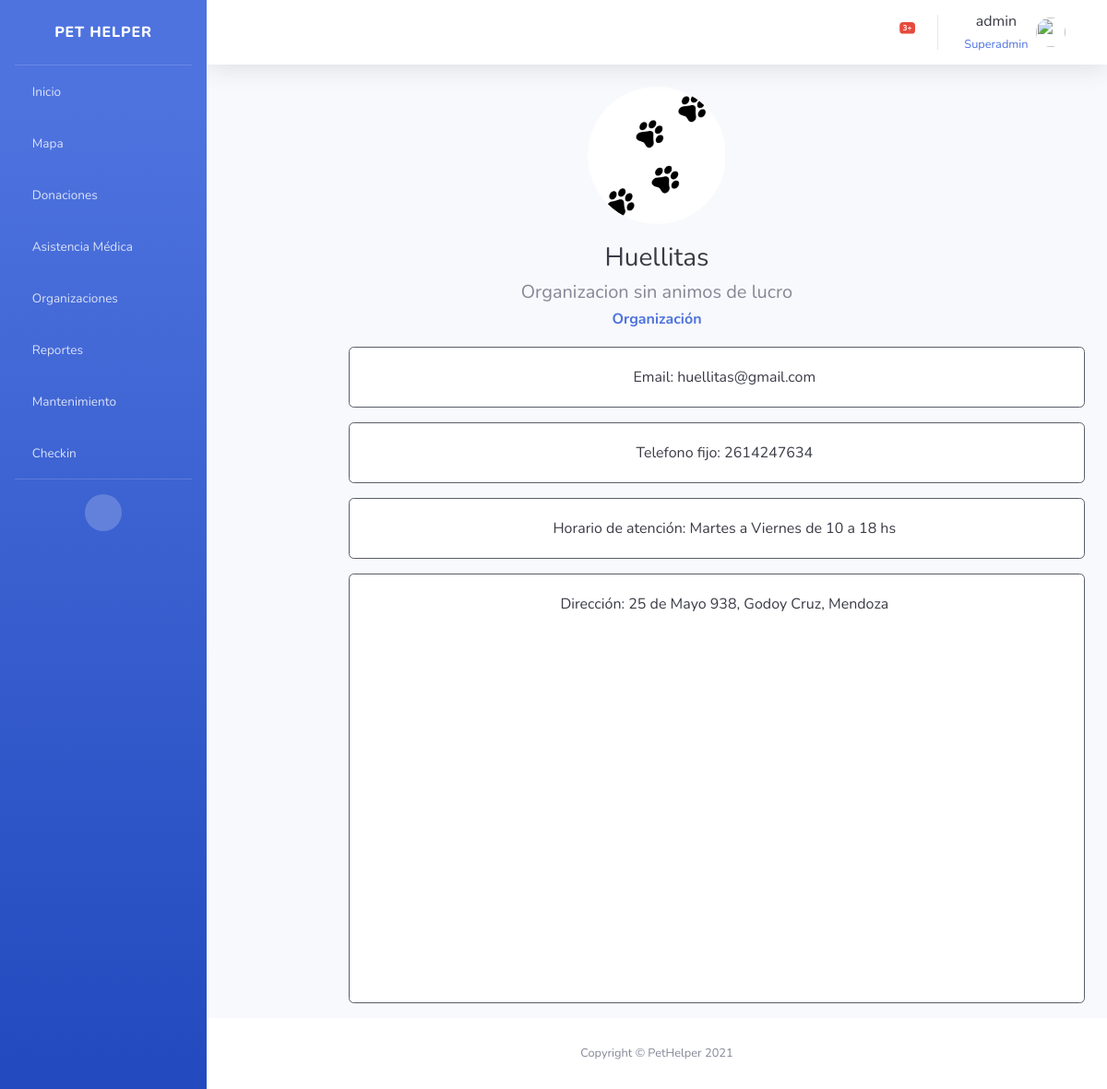
Screenshot of /organizaciones/profile/1 (signed in) with the database file from the repository.
### usuario/models.py (models this page shows, shortened)
class Usuario(AbstractBaseUser, PermissionsMixin):
    email = models.EmailField('Email', unique=True)
    username = models.CharField(max_length=25, unique=True)
    permiso = models.PositiveSmallIntegerField(choices=PERMISOS, null=True, default=1)
    apellido = models.CharField(max_length=25)
    date_joined = models.DateTimeField(default=timezone.now)
    DNI = models.CharField(max_length=8, default="", validators=[dni_regex])
    foto = models.ImageField(upload_to="usuario",blank=True, null=True)
    telefono = models.CharField(max_length=10, null=True, default="", help_text="Ejemplo: 2614247398")
    direccion = models.CharField(max_length=100, blank=True, null=True, help_text="Ejemplo: Maipu 123, Godoy Cruz, Mendoza")
    objects = UserManager()
    is_active = models.BooleanField('active', default=True)
    is_staff = models.BooleanField(default=True)
    USERNAME_FIELD = "email"
    REQUIRED_FIELDS = ["username"]

### organizaciones/models.py (models this page shows)
class Organizacion(ClaseModelo):
    descripcion = models.CharField(max_length=100, null=False)
    logo = models.ImageField(upload_to="organizacion",blank=True, null=True)
    nombre = models.CharField(max_length=100, null=False, default="")
    email = models.EmailField('Email', unique=True, null=False)
    cuit = models.CharField(max_length=11, null=False, default="", unique=True)
    telefono = models.CharField(max_length=11, null=False, default="", unique=True, validators=[phone_regex], help_text="Ejemplo: 2614247398")
    direccion = models.CharField(max_length=50, null=True, help_text="Ejemplo: Maipu 123, Godoy Cruz, Mendoza")
    dia_desde = models.PositiveSmallIntegerField(choices=DIAS, default="1")
    dia_hasta = models.PositiveSmallIntegerField(choices=DIAS, default="5")
    hora_desde = models.PositiveSmallIntegerField(choices=HORAS_DE_DIA_24, default="9")
    hora_hasta = models.PositiveSmallIntegerField(choices=HORAS_DE_DIA_24, default="18")
    class Meta:
        verbose_name_plural = 'organizaciones'

### organizaciones/views.py (the view)
# urls.py: path('organizaciones/profile/<int:pk>', login_required(OrganizacionDetail.as_view()), name='organizaciones_profile'),
class OrganizacionDetail(generic.DetailView):
    model = Organizacion
    template_name = "organizaciones/org_perfil.html"
    context_object_name = "obj"
    login_url = 'bases/login.html'
    def get_context_data(self, **kwargs):
        context = super().get_context_data(**kwargs)
        context['coordenadas'] = Direccion.objects.get(direccion=self.object.direccion)
        return context

### organizaciones/templates/organizaciones/org_perfil.html (shortened to what this page needs)
{% extends 'base/base.html' %} {% block page_content %}
{% load static %}
<div class="container-fluid text-center" style="text-align: center;margin-bottom: 20px;">
            {% if obj.logo %}
            <img class="img-profile rounded-circle" src="{{ obj.logo.url }}" style="width:150px; margin-bottom: 20px;">
            {% else %}
            <img class="img-profile rounded-circle" src="{% static 'base/img/undraw_profile.svg' %}" style="width:100px">
            {% endif %}
    <h1 class="h3 text-gray-900">{{ obj.nombre }}</h1>
    <h5>{{obj.descripcion}}</h5>
    <h6 class="m-0 font-weight-bold text-primary">Organización</h6>
</div>
<div class="container text-center">
    <div class="card border-dark mb-3" style="max-width: 50rem;text-align: center;margin-left: 130px;">
      <div class="card-body text-gray-900">
        <p class="card-text"><i class="fas fa-envelope-open-text"></i> Email: {{ obj.email }} </p>
      </div>
  </div>
  <div class="card border-dark mb-3" style="max-width: 50rem;text-align: center;margin-left: 130px;">
      <div class="card-body text-gray-900">
        <p class="card-text"><i class="fas fa-phone"></i> Telefono fijo: {{ obj.telefono }} </p>
      </div>
  </div>
  <div class="card border-dark mb-3" style="max-width: 50rem;text-align: center;margin-left: 130px;">
      <div class="card-body text-gray-900">
        <p class="card-text"><i class="far fa-clock"></i> Horario de atención: {{obj.get_dia_desde_display}} a {{obj.get_dia_hasta_display}} de {{obj.hora_desde}} a {{obj.hora_hasta}} hs</p>
      </div>
  </div>
  <div class="card border-dark mb-3" style="max-width: 50rem;text-align: center;margin-left: 130px;">
      <div class="card-body text-gray-900">
        <p class="card-text"><i class="fas fa-map-marker-alt"></i> Dirección: {{obj.direccion}} </p>
      </div>
    <div id='map' style='width: 100%; height: 400px;'></div>
  </div>
</div>
{% endblock %}

### templates/base/base.html (shortened to what this page needs)
{% load static %}
<!DOCTYPE html>
<html lang="en">
<head>
    <link href="{% static 'base/vendor/fontawesome-free/css/all.min.css' %}" rel="stylesheet" type="text/css">
    <link href="{% static 'base/css/sb-admin-2.min.css' %}" rel="stylesheet">
    <link href='https://api.mapbox.com/mapbox-gl-js/v2.5.1/mapbox-gl.css' rel='stylesheet' />
    <link rel="stylesheet" type="text/css" href="https://cdn.datatables.net/1.11.3/css/jquery.dataTables.css">
    <link rel="stylesheet" href="https://cdnjs.cloudflare.com/ajax/libs/font-awesome/4.7.0/css/font-awesome.min.css">
    <link href="{% static 'base/css/star.css' %}" rel="stylesheet">
</head>
<body id="page-top" class="bg-gradient-primary">
    {% block side_bar %}
    <div id="wrapper">
        <ul class="navbar-nav bg-gradient-primary sidebar sidebar-dark accordion" id="accordionSidebar">
            <a class="sidebar-brand d-flex align-items-center justify-content-center" href="{% url 'bases:home' %}">
                <div class="sidebar-brand-text mx-3">Pet Helper</div>
            </a>
            <hr class="sidebar-divider my-0">
            <li class="nav-item">
                <a class="nav-link" href="{% url 'bases:home' %}">
                    <i class="fas fa-home"></i>
                    <span>Inicio</span></a>
            </li>
            {% if perms.mapa.view_direccion %}
            <li class="nav-item">
                <a class="nav-link collapsed" href="{% url 'mapa:mapa_list' %}">
                    <i class="fas fa-map-marker-alt"></i>
                    <span>Mapa</span>
                </a>
            </li>
            {% endif %}
            {% if perms.solicitud.view_solicitud_donacion_monetaria %}
            <li class="nav-item">
                <a class="nav-link" href="{% url 'solicitud:solicitud_list' %}">
                    <i class="fas fa-hand-holding-usd"></i>
                    <span>Donaciones</span>
                </a>
            </li>
            {% endif %}
            <li class="nav-item">
                <a class="nav-link collapsed" href="#" data-toggle="collapse" data-target="#collapseUtilities" aria-expanded="true" aria-controls="collapseUtilities">
                    <i class="fas fa-briefcase-medical"></i>
                    <span>Asistencia Médica</span>
                </a>
            </li>
            <li class="nav-item">
                <a class="nav-link" href="{% url 'organizaciones:listar_organizaciones' %}">
                    <i class="fas fa-users"></i>
                    <span>Organizaciones</span></a>
            </li>
            <li class="nav-item">
                <a class="nav-link" href="{% url 'reportes:reportes_list' %}">
                    <i class="fas fa-chart-bar"></i>
                    <span>Reportes</span></a>
            </li>
            <li class="nav-item">
                <a class="nav-link" href="{% url 'mantenimiento:backups' %}">
                    <i class="fas fa-chart-bar"></i>
                    <span>Mantenimiento</span></a>
            </li>
            <li class="nav-item">
                <a class="nav-link" href="{% url 'organizaciones:checkin' user.email %}">
                    <i class="fas fa-chart-bar"></i>
                    <span>Checkin</span></a>
            </li>
            <hr class="sidebar-divider d-none d-md-block">
            <div class="text-center d-none d-md-inline">
                <button class="rounded-circle border-0" id="sidebarToggle"></button>
            </div>
        </ul>
        {% endblock side_bar %}
        <div id="content-wrapper" class="d-flex flex-column">
            <div id="content">
                {% block top_bar %}
                <nav class="navbar navbar-expand navbar-light bg-white topbar mb-4 static-top shadow">
                    <ul class="navbar-nav ml-auto">
                        <li class="nav-item dropdown no-arrow mx-1">
                            <a class="nav-link dropdown-toggle" href="#" id="alertsDropdown" role="button" data-toggle="dropdown" aria-haspopup="true" aria-expanded="false">
                                <i class="fas fa-bell fa-fw"></i>
                                <span class="badge badge-danger badge-counter">3+</span>
                            </a>
                        </li>
                        <li class="nav-item dropdown no-arrow">
                            <a class="nav-link dropdown-toggle" href="#" id="userDropdown" role="button" data-toggle="dropdown" aria-haspopup="true" aria-expanded="false">
                                <span class="mr-2 d-none d-lg-inline text-gray-900 text-center">
                                    {{ user.username }}<br>
                                    {% if user.is_superuser %}
                                    <small class="text-primary">Superadmin</small>
                                    {% else %}
                                    <small class="text-primary">{{ user.get_permiso_display }}</small>
                                    {% endif %}
                                </span>
                                {% if user.foto %}
                                <img class="img-profile rounded-circle" src="{{ user.foto.url }}">
                                {% else %}
                                <img class="img-profile rounded-circle" src="{% static 'base/img/undraw_profile.svg' %}">
                                {% endif %}
                                <i class="fas fa-sort-down" style="margin-left: 5px;"></i>
                            </a>
                        </li>
                    </ul>
                </nav>
                {% endblock top_bar %}
                {% block page_content %}{% endblock %}
                {% block footer %}
            </div>
            <footer class="sticky-footer bg-white">
                <div class="container my-auto">
                    <div class="copyright text-center my-auto">
                        <span>Copyright &copy; PetHelper 2021</span>
                    </div>
                </div>
            </footer>
        </div>
        {% endblock %}
    </div>
</body>
</html>

### rows the page displays
Usuario: username "admin"
Organizacion: logo (picture), nombre "Huellitas", descripcion "Organizacion sin animos de lucro", email "huellitas@gmail.com", telefono "2614247634", dia_desde "Martes", dia_hasta "Viernes", hora_desde "10", hora_hasta "18", direccion "25 de Mayo 938, Godoy Cruz, Mendoza"
